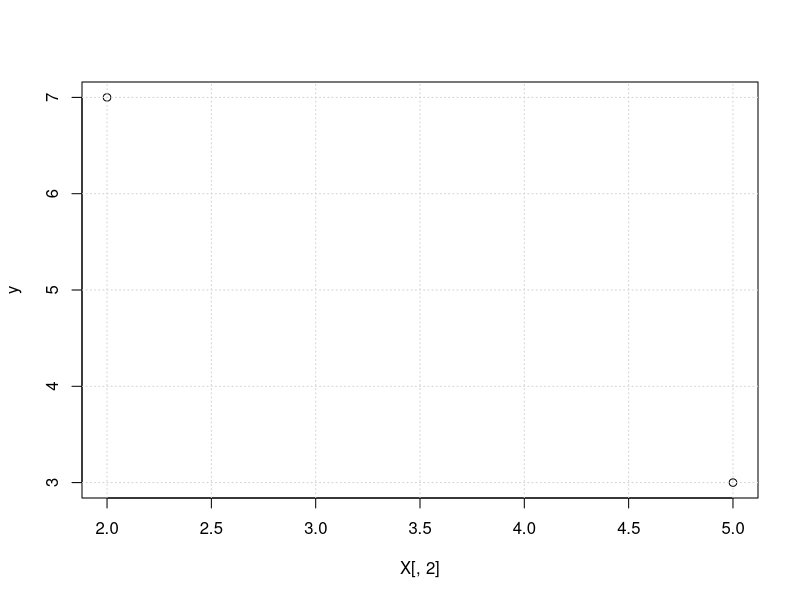
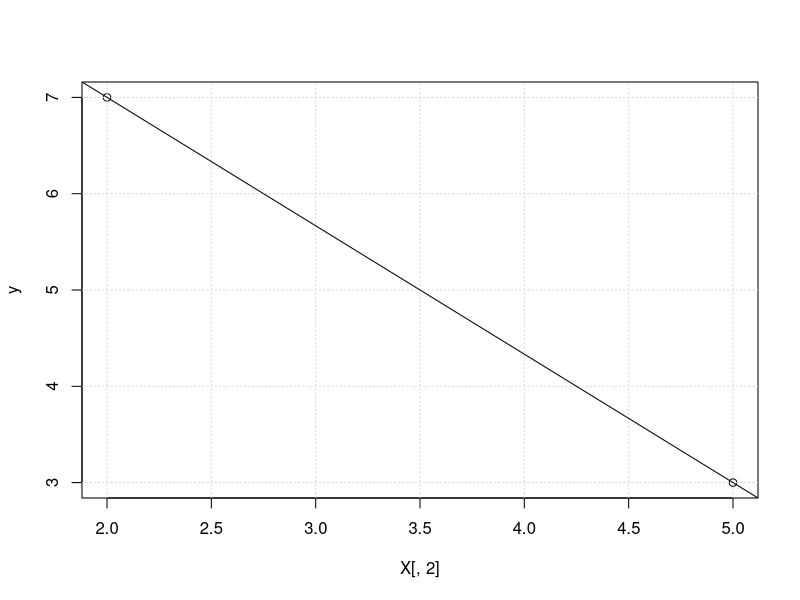
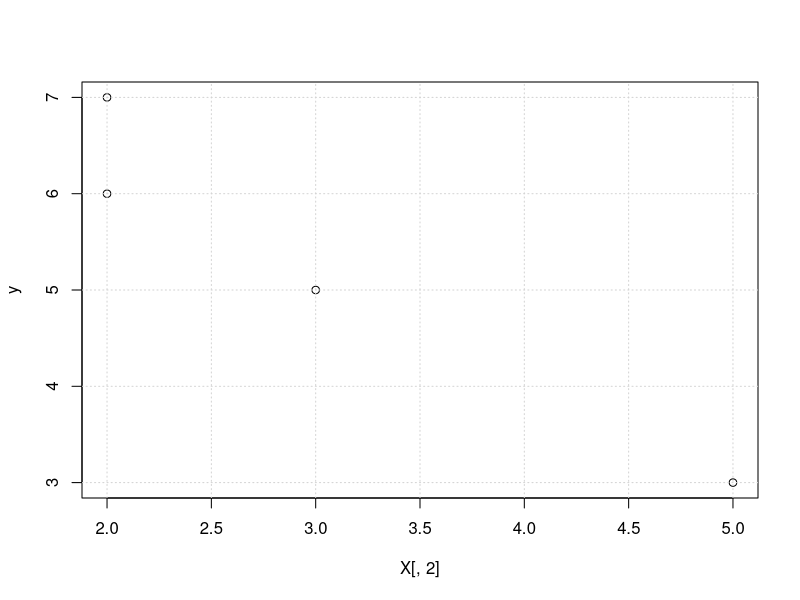
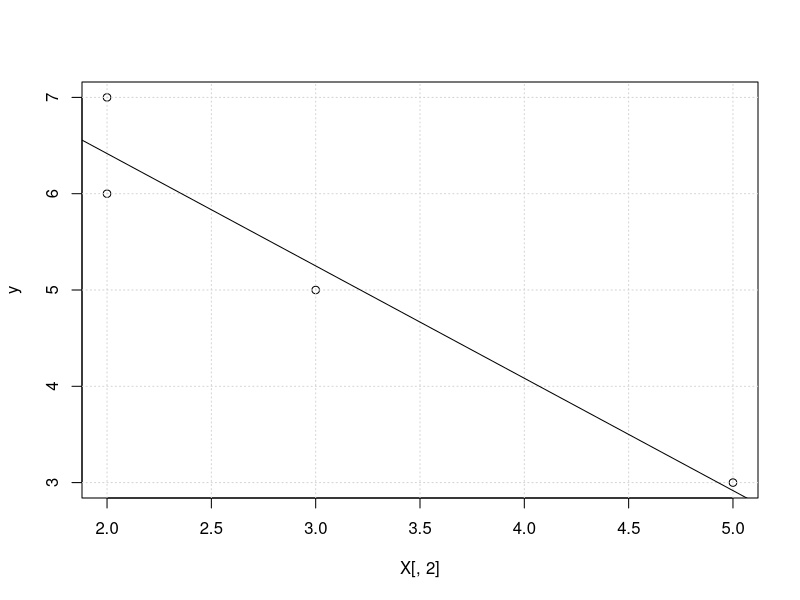
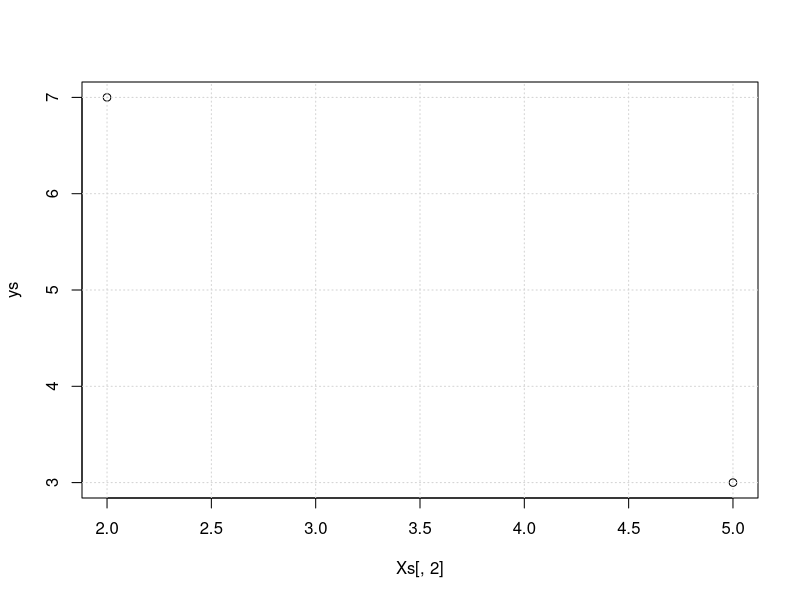
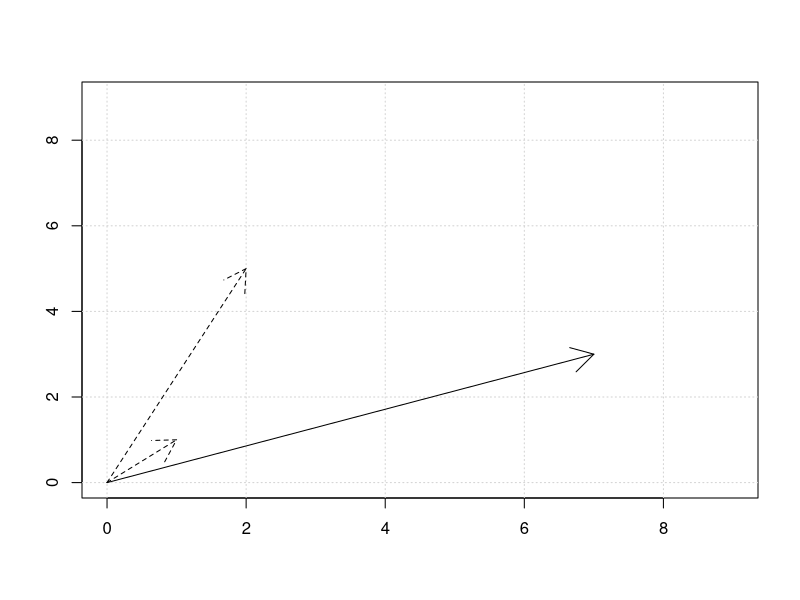
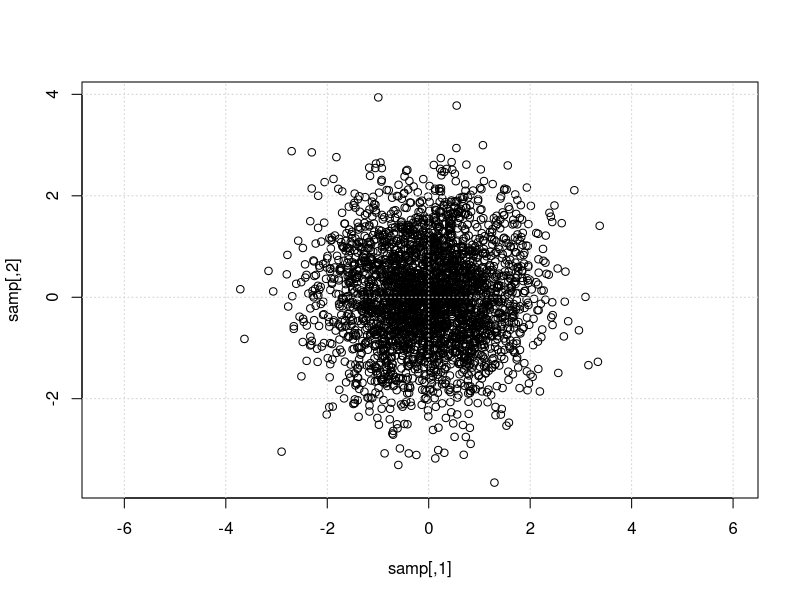
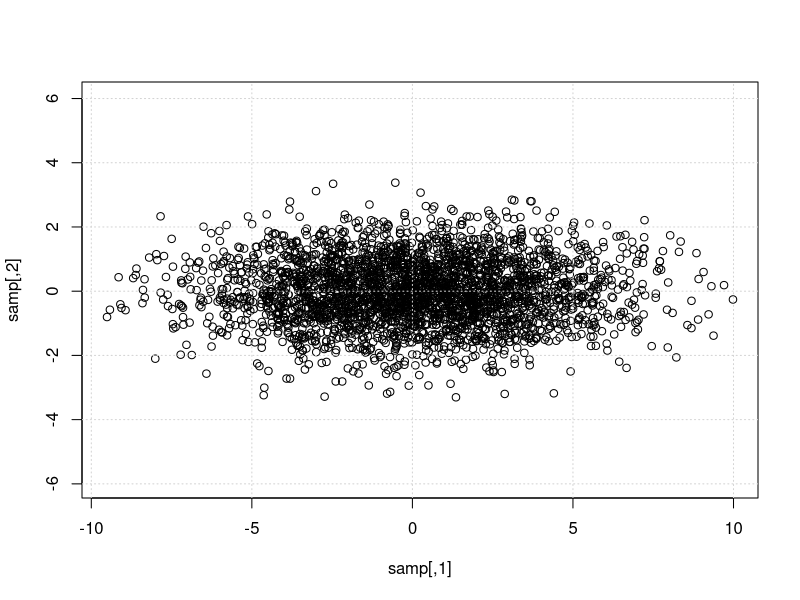

The R source for these figures, in order:
## ---- chunk 1
X <- rbind(c(1,2),
          c(1,5))
print(X)
## ---- chunk 2
y <- c(7,3)
print(y)
## ---- chunk 3
plot(X[,2],y); grid()
## ---- chunk 4
Xinv <- solve(X)
print(Xinv)
## ---- chunk 5
Xinv %*% X
## ---- chunk 6
X %*% Xinv
## ---- chunk 7
beta <- Xinv %*% y
print(beta)
## ---- chunk 8
plot(X[,2],y); grid()
abline(beta[1], beta[2])
## ---- chunk 9
lm(y ~ X[,2])$coeff
c(beta)
## ---- chunk 10
X <- rbind(c(1,2),
           c(1,5),
           c(1,3),
           c(1,2))
y <- c(7,3,5,6)
plot(X[,2],y); grid()
## ---- chunk 11
# > solve(X)
# Fails with: Error in solve.default(X) : 'a' (4 x 2) must be square 
## ---- chunk 12
beta <- solve(t(X) %*% X) %*% t(X) %*% y
print(beta)
## ---- chunk 13
beta_in <- lm(y ~ X[,2])$coeff
print(beta_in)
## ---- chunk 14
plot(X[,2],y); grid()
abline(beta[1], beta[2])
## ---- chunk 15
solve(t(X) %*% X) %*% t(X) %*% y
## ---- chunk 16
solve(t(X) %*% X, t(X) %*% y)
## ---- chunk 17
t(X) %*% X
## ---- chunk 18
U <- chol(t(X) %*% X)
U
## ---- chunk 19
t(U) %*% U
## ---- chunk 20
chol2inv(U) %*% t(X) %*% y
## ---- chunk 21
qr.R(qr(X))
## ---- chunk 22
R <- qr.R(qr(X)) 
chol2inv(R) %*% t(X) %*% y
## ---- chunk 23
Xs <- rbind(c(1,2),
            c(1,5))
ys <- c(7,3)
## ---- chunk 24
plot(Xs[,2],ys); grid()
## ---- chunk 25
plot(NULL, xlab="", ylab="", xlim=c(0,9), ylim=c(0,9)); grid();
arrows(0,0,Xs[1,1], Xs[2,1],lty=2)
arrows(0,0,Xs[1,2], Xs[2,2],lty=2)
arrows(0,0,ys[1],ys[2])
## ---- chunk 26
Y <- cbind(X, c(3,6,5,8))
Y
## ---- chunk 27
beta <- lm(y ~ Y - 1)$coeff
beta
## ---- chunk 28
sapply(1:3, function(i) {beta[i] * Y[,i]})
## ---- chunk 29
rowSums(sapply(1:3, function(i) {beta[i] * Y[,i]}))
y
## ---- chunk 30
Z <- cbind(Y, Y[,2] + Y[,3])
Z
## ---- chunk 31
summary(lm(y ~ Z - 1))$r.squared
summary(lm(y ~ Y - 1))$r.squared
## ---- chunk 32
mu <- c(0,0)
## ---- chunk 33
Sigma <- rbind(c(1,0),
               c(0,1))
Sigma
## ---- chunk 34
library(MASS)
samp <- mvrnorm(10, mu = mu, Sigma = Sigma)
samp
## ---- chunk 35
samp <- mvrnorm(3000, mu = mu, Sigma = Sigma)
plot(samp, type="p", asp=1); grid()
## ---- chunk 36
Sigma <- rbind(c(10,0),
               c(0,1))
Sigma
## ---- chunk 37
Sigma <- rbind(c(10,0),
               c(0,1))
samp <- mvrnorm(3000, mu = mu, Sigma = Sigma)
plot(samp, type="p", asp=1); grid()
## ---- chunk 38
Sigma <- rbind(c(1,0),
               c(0,10))
Sigma
## ---- chunk 39
samp <- mvrnorm(3000, mu = mu, Sigma = Sigma)
plot(samp, type="p", asp=1); grid()
## ---- chunk 40
prcomp(samp)
## ---- chunk 41
Sigma <- rbind(c(3,2),
               c(2,10))
Sigma
## ---- chunk 42
samp <- mvrnorm(3000, mu = mu, Sigma = Sigma)
plot(samp, type="p", asp=1); grid()
## ---- chunk 43
prcomp(samp)
## ---- chunk 44
prc <- prcomp(samp)
plot(samp, type="p", asp=1); grid()
abline(0,prc$rotation[2,1]/prc$rotation[1,1])
abline(0,prc$rotation[2,2]/prc$rotation[1,2])
## ---- chunk 45
v1 = sqrt(1/2) * c(1,1)
v2 = sqrt(1/2) * c(1,-1)
V = cbind(v1,v2)
V
## ---- chunk 46
t(V) %*% v1
t(V) %*% v2
## ---- chunk 47
Sigma <- rbind(c(10,0),
               c(0,1))
Sigma
## ---- chunk 48
samp <- mvrnorm(3000, mu = mu, Sigma = Sigma)
prc <- prcomp(samp)
plot(samp, type="p", asp=1); grid()
abline(0,prc$rotation[2,1]/prc$rotation[1,1])
abline(0,prc$rotation[2,2]/prc$rotation[1,2])
## ---- chunk 49
newSigma <- V %*% Sigma %*% t(V)
newSigma
## ---- chunk 50
samp <- mvrnorm(3000, mu = mu, Sigma = newSigma)
Sigma = V %*% t(V) 
prc <- prcomp(samp)
plot(samp, type="p", asp=1); grid()
abline(0,prc$rotation[2,1]/prc$rotation[1,1])
abline(0,prc$rotation[2,2]/prc$rotation[1,2])
## ---- chunk 51
eigen(Sigma)
## ---- chunk 52
Sigma
## ---- chunk 53
E = eigen(Sigma)
t(E$vectors) %*% Sigma %*% E$vectors
## ---- chunk 54
newSigma
## ---- chunk 55
E = eigen(newSigma)
E$vectors
## ---- chunk 56
t(E$vectors) %*% newSigma %*% E$vectors
## ---- chunk 57
(t(samp) %*% samp) / nrow(samp)
